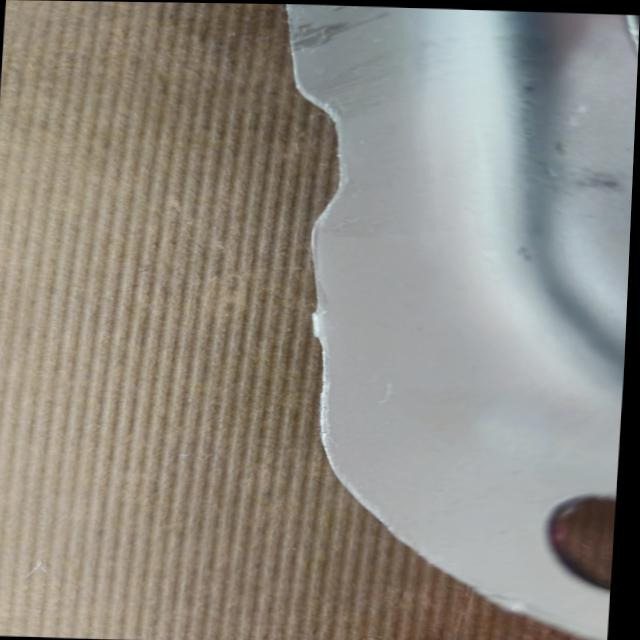
#> input picture Basic_image_processing/test.jpg, 640 x 640 px
$ jupyter execute --allow-errors Line_detection.ipynb   (shell and % lines are left out)
#> lines starting #> are read from the running program, lines starting #| are printed output that depends on the picture
# Hough Line Transform with opencv
ref: https://docs.opencv.org/3.4/d9/db0/tutorial_hough_lines.html

[cell 1]
import numpy as np
import cv2 as cv
from matplotlib import pyplot as plt
import math

[cell 2]
src = cv.imread('test.jpg', cv.IMREAD_GRAYSCALE)
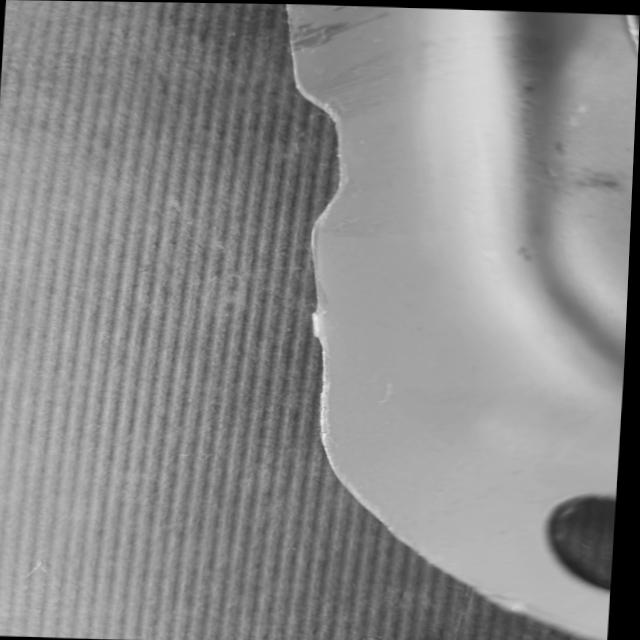
#> src: shape (640, 640); min 0, max 237, mean 139
dst = cv.Canny(src, 50, 200, None, 3)
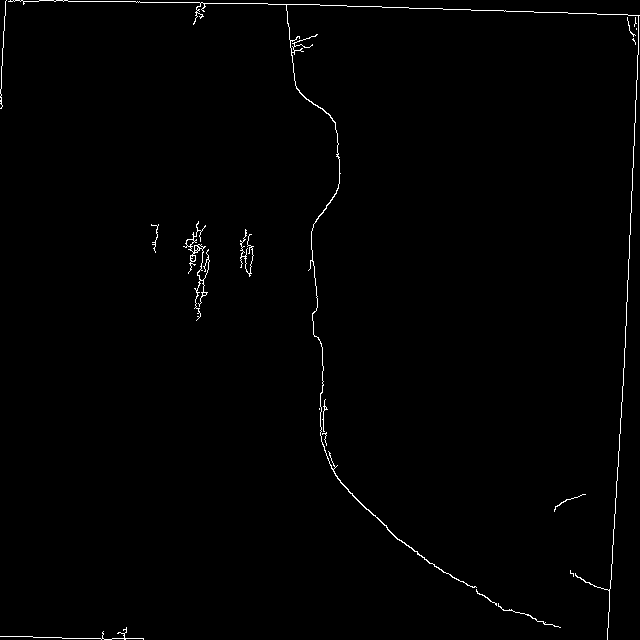
#> dst: shape (640, 640); 0.85% white in thin lines or dots
# Copy edges to the images that will display the results in BGR
cdst = cv.cvtColor(dst, cv.COLOR_GRAY2BGR)
#> cdst: shape (640, 640, 3); 0.85% white in thin lines or dots
cdstP = np.copy(cdst)
lines = cv.HoughLines(dst, 1, np.pi / 180, 150, None, 0, 0)
#> lines = [[-1, 1.59], [-7, 1.61], [641, 0.0524]]

if lines is not None:
     for i in range(0, len(lines)):
            rho = lines[i][0][0]
            theta = lines[i][0][1]
            a = math.cos(theta)
            b = math.sin(theta)
            x0 = a * rho
            y0 = b * rho
            pt1 = (int(x0 + 1000*(-b)), int(y0 + 1000*(a)))
            pt2 = (int(x0 - 1000*(-b)), int(y0 - 1000*(a)))
            cv.line(cdst, pt1, pt2, (0,0,255), 3, cv.LINE_AA)
#> this loop made 3 passes
#> (rho, theta, a, b, x0, y0, pt1, pt2) on passes 1 to 3: (-1, 1.59, -0.0175, 1, 0.0175, -1, (-999, -18), (999, 16)), (-7, 1.61, -0.0349, 0.999, 0.244, -7, (-999, -41), (999, 27)), (641, 0.0524, 0.999, 0.0523, 640.1, 33.55, (587, 1032), (692, -965))
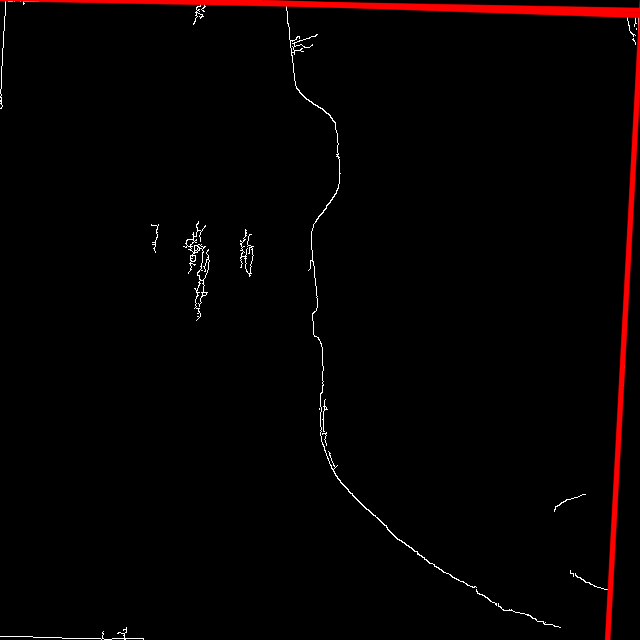
#> cdst: shape (640, 640, 3); mean B, G, R 1.4, 1.4, 5.8


linesP = cv.HoughLinesP(dst, 1, np.pi / 180, 50, None, 50, 10)
#> linesP = 13 rows, first 6: [423, 8, 639, 15], [630, 222, 637, 71], [39, 0, 249, 3], [611, 579, 619, 434], [286, 4, 295, 85], [618, 466, 629, 249]

if linesP is not None:
    for i in range(0, len(linesP)):
            l = linesP[i][0]
            cv.line(cdstP, (l[0], l[1]), (l[2], l[3]), (0,0,255), 3, cv.LINE_AA)
#> this loop made 13 passes
#> l on passes 1 to 12: [423, 8, 639, 15], [630, 222, 637, 71], [39, 0, 249, 3], [611, 579, 619, 434], [286, 4, 295, 85], [618, 466, 629, 249], [311, 231, 317, 307], [0, 636, 61, 637], [0, 108, 5, 1], [250, 3, 303, 4], [62, 638, 143, 638], [418, 554, 508, 610]
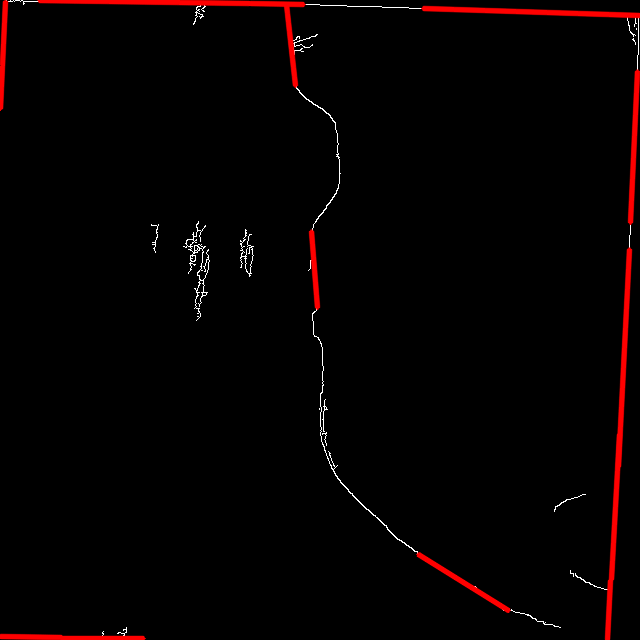
#> cdstP: shape (640, 640, 3); mean B, G, R 1.1, 1.1, 6.1
plt.figure(figsize=(10, 10))
plt.subplot(3,1,1),plt.imshow(src,cmap = 'gray')
plt.title('Source'), plt.xticks([]), plt.yticks([])
plt.subplot(3,1,2),plt.imshow(cdst,cmap = 'gray')
plt.title('Detected Lines (in red) - Standard Hough Line Transform'), plt.xticks([]), plt.yticks([])
plt.subplot(3,1,3),plt.imshow(cdstP,cmap = 'gray')
plt.title('Detected Lines (in red) - Probabilistic Line Transform'), plt.xticks([]), plt.yticks([])
#> figure, not shown here; B, G, R data is drawn as R, G, B

[cell 3]
src = cv.imread('laptop_crack.jpg', cv.IMREAD_GRAYSCALE)
dst = cv.Canny(src, 50, 200, None, 3)
# Copy edges to the images that will display the results in BGR
#> (the rest of this cell did not finish here and is left out)

# Fourier Transform in Numpy

[cell 4]
# Band Pass Filter - Concentric circle mask, only the points living in concentric circle are ones

img = cv.imread('laptop_crack.jpg', cv.IMREAD_GRAYSCALE)
#> (the rest of this cell did not finish here and is left out)

[cell 5]
# But hough lines  doesn't works well on this fft image

#> (a cell that did not finish here is left out)

# finding reason
ref : https://scikit-image.org/docs/0.25.x/auto_examples/edges/plot_line_hough_transform.html

[cell 7]
import numpy as np

from skimage.transform import hough_line, hough_line_peaks
from skimage.feature import canny
from skimage.draw import line as draw_line
from skimage import data

import matplotlib.pyplot as plt
from matplotlib import cm


# Constructing test image
image = np.zeros((200, 200))
idx = np.arange(25, 175)
image[idx, idx] = 255
image[draw_line(45, 25, 25, 175)] = 255
image[draw_line(25, 135, 175, 155)] = 255

# Classic straight-line Hough transform
# Set a precision of 0.5 degree.
tested_angles = np.linspace(-np.pi / 2, np.pi / 2, 360, endpoint=False)
h, theta, d = hough_line(image, theta=tested_angles)

# Generating figure 1
fig, axes = plt.subplots(1, 3, figsize=(15, 6))
ax = axes.ravel()

ax[0].imshow(image, cmap=cm.gray)
ax[0].set_title('Input image')
ax[0].set_axis_off()

angle_step = 0.5 * np.diff(theta).mean()
d_step = 0.5 * np.diff(d).mean()
bounds = [
    np.rad2deg(theta[0] - angle_step),
    np.rad2deg(theta[-1] + angle_step),
    d[-1] + d_step,
    d[0] - d_step,
]
ax[1].imshow(np.log(1 + h), extent=bounds, cmap=cm.gray, aspect=1 / 1.5)
ax[1].set_title('Hough transform')
ax[1].set_xlabel('Angles (degrees)')
ax[1].set_ylabel('Distance (pixels)')
ax[1].axis('image')

ax[2].imshow(image, cmap=cm.gray)
ax[2].set_ylim((image.shape[0], 0))
ax[2].set_axis_off()
ax[2].set_title('Detected lines')

for _, angle, dist in zip(*hough_line_peaks(h, theta, d)):
    (x0, y0) = dist * np.array([np.cos(angle), np.sin(angle)])
    ax[2].axline((x0, y0), slope=np.tan(angle + np.pi / 2))

plt.tight_layout()
plt.show()
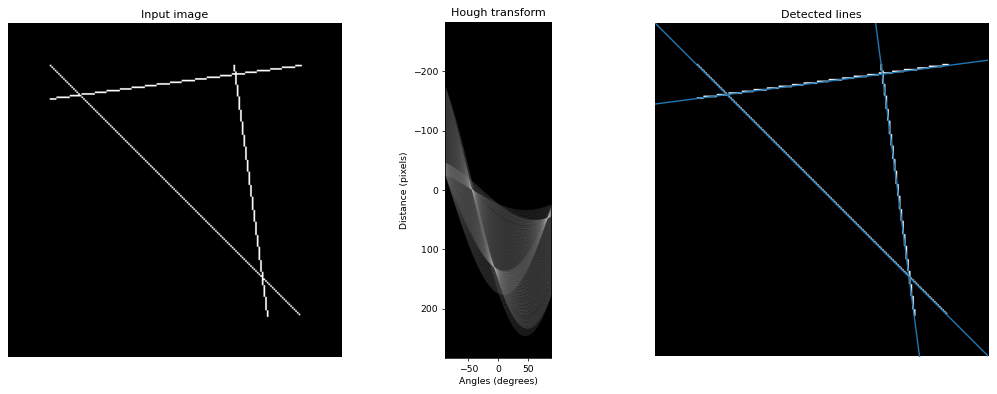
#> figure drawn by matplotlib, 3 panels

[cell 8]
import cv2
import numpy as np
import matplotlib.pyplot as plt

# Load image
img = dst

# Edge detection
edges = cv2.Canny(img, 50, 150, apertureSize=3)

# Detect lines using Hough Transform
lines = cv2.HoughLines(edges, 1, np.pi / 180, 100)
#> lines = None

# Prepare lists for rho (distance) and theta (angle)
rhos = []
thetas = []

if lines is not None:
    for line in lines:
        rho, theta = line[0]
        rhos.append(rho)
        thetas.append(np.degrees(theta))  # Convert from radians to degrees

# Plot theta (angle in degrees) vs rho (distance)
plt.figure(figsize=(10, 5))
plt.scatter(thetas, rhos, color='blue', s=10)
plt.xlabel('Angle (degrees)')
plt.ylabel('Distance (rho)')
plt.title('Hough Line Transform: Angle vs Distance')
plt.grid(True)
plt.show()
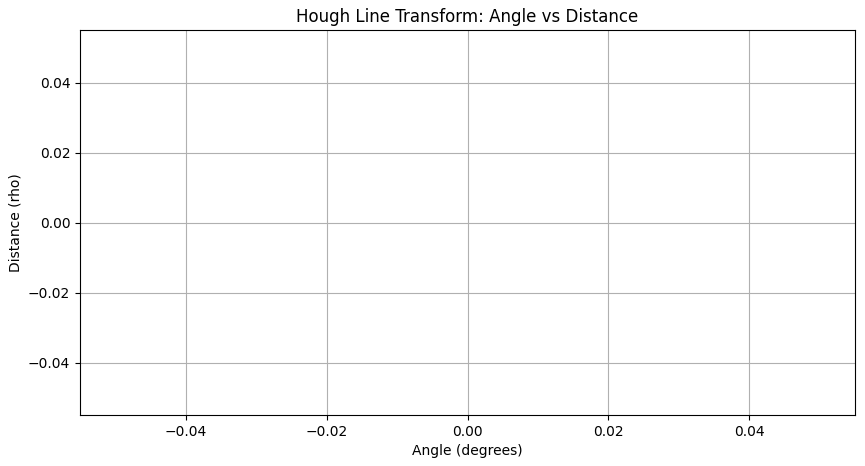
#> figure drawn by matplotlib, 1 panel
